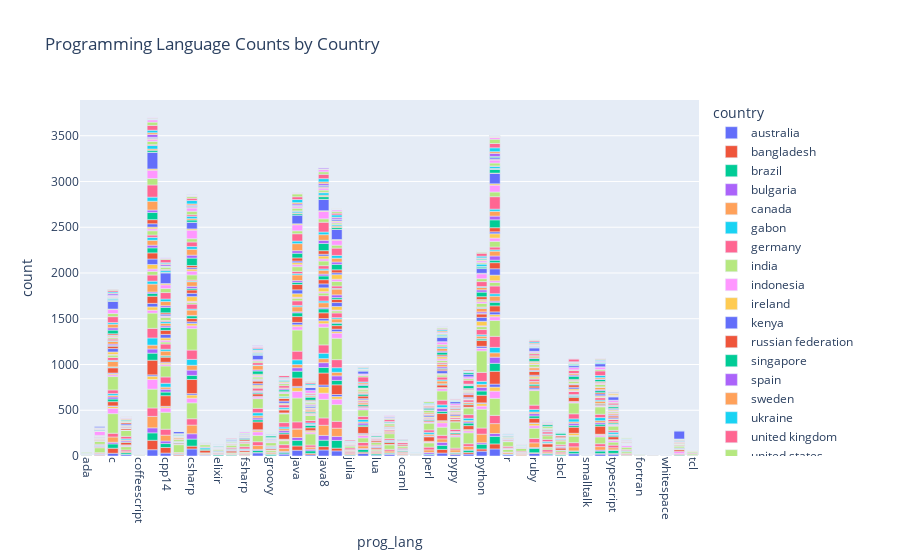

The code cell stored with this chart in its notebook:
### Code cell
import plotly.express as px

# Create an interactive bar plot
fig = px.bar(lang_country, x='prog_lang', y='count', color='country', title='Programming Language Counts by Country')
fig.update_layout(xaxis_tickangle=90)
fig.show()
